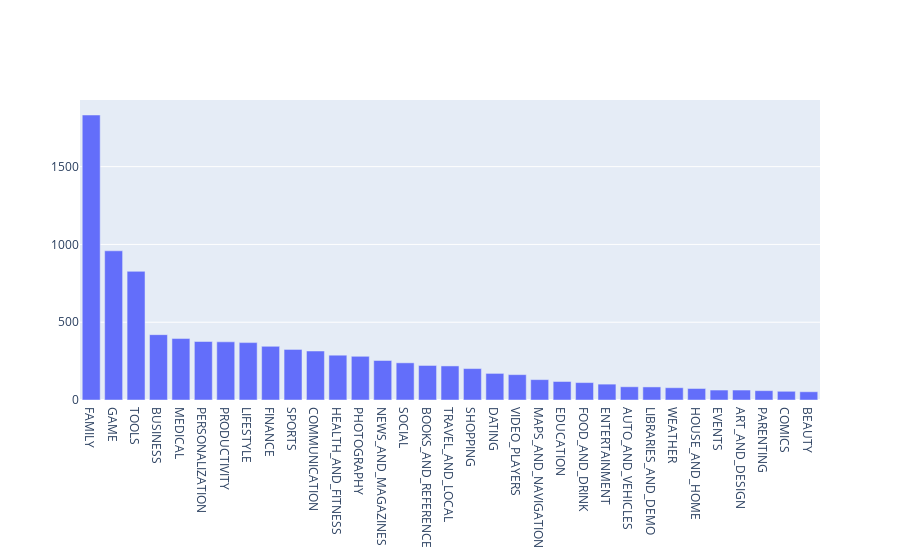

Notebook code for this chart:
### Markdown cell above
## 4. Exploring app categories
<p>With more than 1 billion active users in 190 countries around the world, Google Play continues to be an important distribution platform to build a global audience. For businesses to get their apps in front of users, it's important to make them more quickly and easily discoverable on Google Play. To improve the overall search experience, Google has introduced the concept of grouping apps into categories.</p>
<p>This brings us to the following questions:</p>
<ul>
<li>Which category has the highest share of (active) apps in the market? </li>
<li>Is any specific category dominating the market?</li>
<li>Which categories have the fewest number of apps?</li>
</ul>
<p>We will see that there are <code>33</code> unique app categories present in our dataset. <em>Family</em> and <em>Game</em> apps have the highest market prevalence. Interestingly, <em>Tools</em>, <em>Business</em> and <em>Medical</em> apps are also at the top.</p>

### Code cell
import plotly
plotly.offline.init_notebook_mode(connected=True)
import plotly.graph_objs as go

# Print the total number of unique categories
num_categories = len(apps['Category'].unique())
print('Number of categories = ', num_categories)

# Count the number of apps in each 'Category'. 
num_apps_in_category = apps['Category'].value_counts()

# Sort num_apps_in_category in descending order based on the count of apps in each category
sorted_num_apps_in_category = num_apps_in_category.sort_values(ascending=False)

data = [go.Bar(
        x = num_apps_in_category.index, # index = category name
        y = num_apps_in_category.values, # value = count
)]

plotly.offline.iplot(data)

### Figure 1 — Plotly figure (JSON) as saved in the notebook; plotly's stock layout.template omitted (floating-point values rounded to 4 significant figures)
{"data": [{"type": "bar", "x": ["FAMILY", "GAME", "TOOLS", "BUSINESS", "MEDICAL", "PERSONALIZATION", "PRODUCTIVITY", "LIFESTYLE", "FINANCE", "SPORTS", "COMMUNICATION", "HEALTH_AND_FITNESS", "PHOTOGRAPHY", "NEWS_AND_MAGAZINES", "SOCIAL", "BOOKS_AND_REFERENCE", "TRAVEL_AND_LOCAL", "SHOPPING", "DATING", "VIDEO_PLAYERS", "MAPS_AND_NAVIGATION", "EDUCATION", "FOOD_AND_DRINK", "ENTERTAINMENT", "AUTO_AND_VEHICLES", "LIBRARIES_AND_DEMO", "WEATHER", "HOUSE_AND_HOME", "EVENTS", "ART_AND_DESIGN", "PARENTING", "COMICS", "BEAUTY"], "y": [1832, 959, 827, 420, 395, 376, 374, 369, 345, 325, 315, 288, 281, 254, 239, 222, 219, 202, 171, 163, 131, 119, 112, 102, 85, 84, 79, 74, 64, 64, 60, 56, 53]}], "layout": {}}
